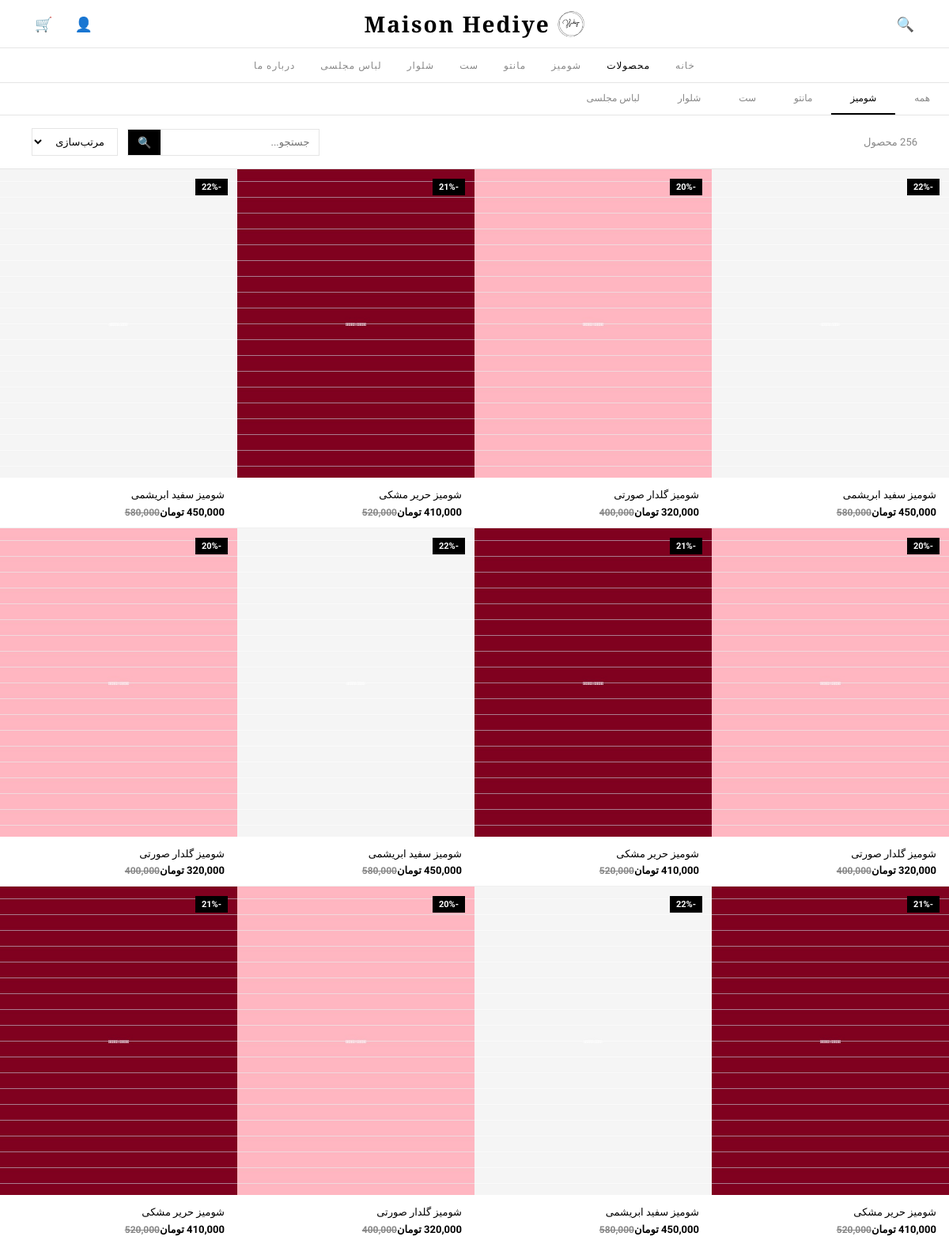
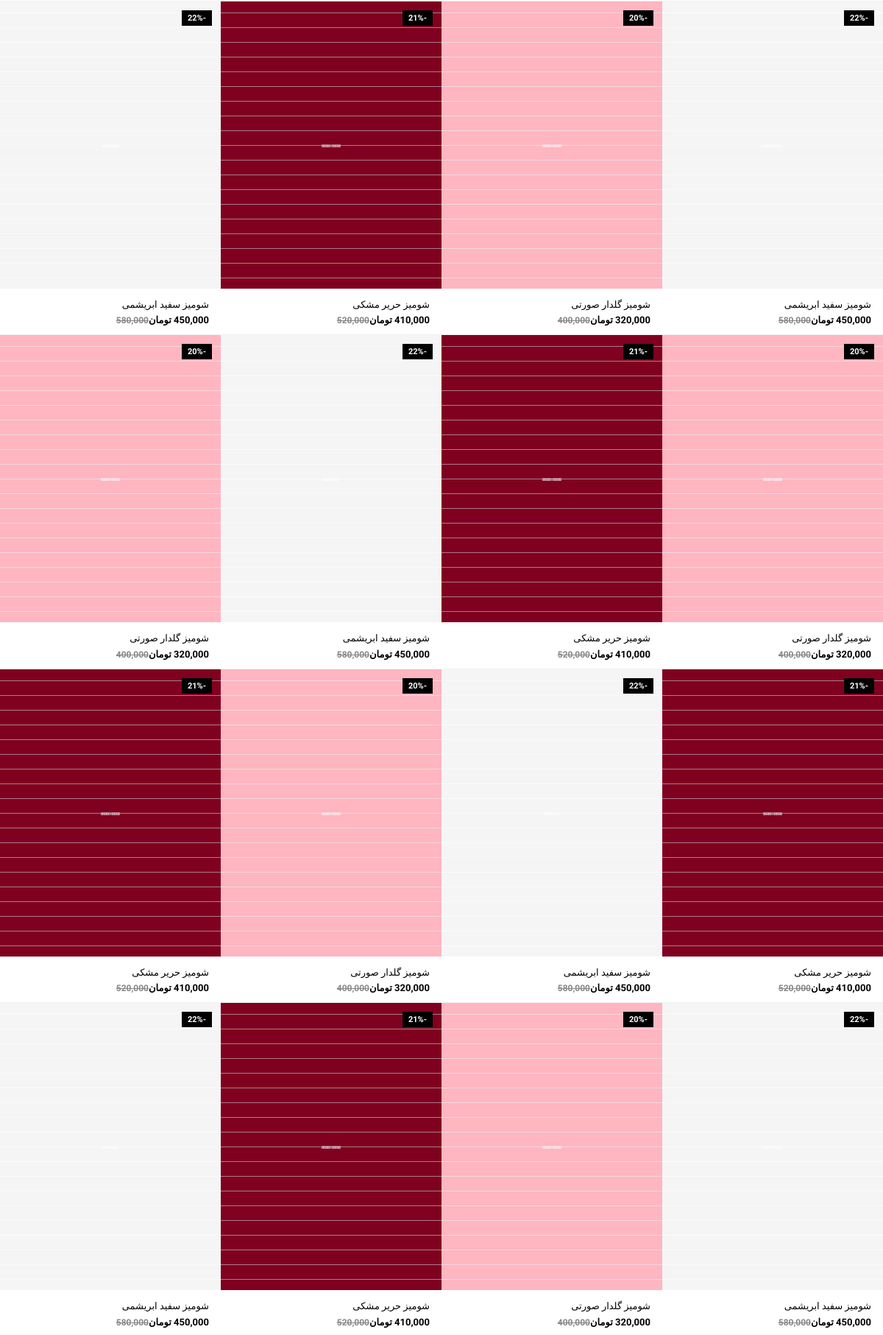
Page /products?category=blouse (upper part) on the committed database (2 pictures, top to bottom).
### tables this page shows
CREATE TABLE categories (
            id INTEGER PRIMARY KEY AUTOINCREMENT,
            name TEXT NOT NULL,
            name_en TEXT,
            slug TEXT UNIQUE NOT NULL,
            icon TEXT
        );

CREATE TABLE products (
            id INTEGER PRIMARY KEY AUTOINCREMENT,
            name TEXT NOT NULL,
            description TEXT,
            price INTEGER NOT NULL,
            old_price INTEGER,
            category_id INTEGER,
            image TEXT,
            sizes TEXT DEFAULT 'S,M,L,XL',
            colors TEXT,
            stock INTEGER DEFAULT 100,
            discount INTEGER DEFAULT 0,
            is_featured INTEGER DEFAULT 0,
            is_active INTEGER DEFAULT 1,
            rating REAL DEFAULT 4.5,
            reviews_count INTEGER DEFAULT 0,
            created_at TIMESTAMP DEFAULT CURRENT_TIMESTAMP,
            FOREIGN KEY (category_id) REFERENCES categories(id)
        );

### app.py (the view)
@app.route('/products')
def products_page():
    db = get_db()
    category = request.args.get('category', '')
    search = request.args.get('search', '')
    sort = request.args.get('sort', 'default')
    min_price = request.args.get('min_price', 0, type=int)
    max_price = request.args.get('max_price', 999999999, type=int)
    query = 'SELECT * FROM products WHERE is_active = 1'
    params = []
    if category:
        query += ' AND category_id = (SELECT id FROM categories WHERE slug = ?)'
        params.append(category)
    if search:
        query += ' AND name LIKE ?'
        params.append(f'%{search}%')
    if min_price > 0:
        query += ' AND price >= ?'
        params.append(min_price)
    if max_price < 999999999:
        query += ' AND price <= ?'
        params.append(max_price)
    if sort == 'cheapest':
        query += ' ORDER BY price ASC'
    elif sort == 'expensive':
        query += ' ORDER BY price DESC'
    elif sort == 'popular':
        query += ' ORDER BY reviews_count DESC'
    else:
        query += ' ORDER BY created_at DESC'
    products = db.execute(query, params).fetchall()
    categories = db.execute('SELECT * FROM categories').fetchall()
    settings = {row['key']: row['value'] for row in db.execute('SELECT * FROM settings').fetchall()}
    return render_template('products.html', products=products, categories=categories,
                         settings=settings, current_category=category, current_search=search)

### app.py (called while the page is built)
def get_db():
    if 'db' not in g:
        g.db = sqlite3.connect(app.config['DATABASE'])
        g.db.row_factory = sqlite3.Row
    return g.db

@app.after_request
def add_security_headers(response):
    response.headers['X-Content-Type-Options'] = 'nosniff'
    response.headers['X-Frame-Options'] = 'SAMEORIGIN'
    response.headers['X-XSS-Protection'] = '1; mode=block'
    return response

### templates/products.html (shortened to what this page needs)
<!DOCTYPE html><html lang="fa" dir="rtl"><head>
</head>
<body>
<header class="hdr">
<div class="hdr-top">
<div class="hdr-left"><a href="/" class="hdr-icon">🔍</a></div>
<div class="hdr-center"><a href="/" style="display:flex;align-items:center;gap:8px"><img src="/static/images/logo.jpg" alt="مزون هدیه" style="height:36px;border-radius:50%"><span class="logo-text">Maison Hediye</span></a></div>
<div class="hdr-right">
<a href="/login" class="hdr-icon">👤</a>
<a href="/cart" class="hdr-icon">🛒</a>
</div>
</div>
<div class="nav">
<a href="/">خانه</a>
<a href="/products" class="active">محصولات</a>
{% for cat in categories %}
<a href="/products?category={{ cat.slug }}">{{ cat.name }}</a>
{% endfor %}
<a href="/about">درباره ما</a>
</div>
</header>
<div class="cfilter">
<a href="/products" class="{% if not current_category %}active{% endif %}">همه</a>
{% for cat in categories %}
<a href="/products?category={{ cat.slug }}" class="{% if current_category == cat.slug %}active{% endif %}">{{ cat.name }}</a>
{% endfor %}
</div>
<div class="fbar">
<div class="fbar-count">{{ products|length }} محصول</div>
<div class="fbar-actions">
<div class="search-box">
<input type="text" placeholder="جستجو..." value="{{ current_search }}" id="searchInput">
<button onclick="doSearch()">🔍</button>
</div>
<select onchange="window.location.href='?sort='+this.value+'&category={{ current_category }}&search={{ current_search }}'">
<option value="default">مرتب‌سازی</option>
</select>
</div>
</div>
{% if products %}
<div class="pgrid">
{% for p in products %}
<a href="/product/{{ p.id }}" class="pcard">
<div class="pcard-img">
{% if p.image %}
<img src="{{ p.image }}" alt="{{ p.name }}" class="main">
{% else %}
<div style="position:absolute;inset:0;background:linear-gradient(135deg,#f0f0f0,#e0e0e0)"></div>
{% endif %}
{% if p.discount %}<div class="pcard-badge">-{{ p.discount }}%</div>{% endif %}
</div>
<div class="pcard-info">
<div class="pcard-name">{{ p.name }}</div>
<div class="pcard-price">{{ "{:,}".format(p.price) }} تومان{% if p.old_price %}<span class="pcard-old">{{ "{:,}".format(p.old_price) }}</span>{% endif %}</div>
</div>
</a>
{% endfor %}
</div>
{% else %}
<div class="empty">
<div class="empty-icon">🛍️</div>
<div>محصولی یافت نشد</div>
</div>
{% endif %}
</body></html>

### templates/products.html (style rules this page uses)
* { margin:0;padding:0;box-sizing:border-box }
body { font-family:'Vazirmatn',sans-serif;color:#000;background:#fff;-webkit-font-smoothing:antialiased }
a { color:inherit;text-decoration:none }
.hdr { position:sticky;top:0;z-index:100;background:#fff;border-bottom:1px solid #e5e5e5 }
.hdr-top { display:flex;align-items:center;justify-content:space-between;padding:0 40px;height:60px }
.hdr-left { display:flex;align-items:center;gap:24px }
.hdr-center { position:absolute;left:50%;transform:translateX(-50%) }
.hdr-right { display:flex;align-items:center;gap:20px }
.logo-text { font-family:'Cormorant Garamond',serif;font-size:28px;font-weight:600;letter-spacing:2px }
.hdr-icon { font-size:18px;cursor:pointer;padding:4px }
.nav { display:flex;justify-content:center;gap:32px;padding:0 40px;border-top:1px solid #e5e5e5;height:44px;align-items:center }
.nav a { font-size:12px;font-weight:500;letter-spacing:1px;color:#888;transition:color 0.2s }
.nav a:hover,.nav a.active { color:#000 }
.fbar { display:flex;align-items:center;justify-content:space-between;padding:16px 40px;border-bottom:1px solid #e5e5e5;flex-wrap:wrap;gap:12px }
.fbar-count { font-size:13px;color:#888 }
.fbar-actions { display:flex;gap:12px;align-items:center }
.fbar select,.fbar input { padding:8px 12px;border:1px solid #e5e5e5;font-family:inherit;font-size:13px;background:#fff;outline:none }
.search-box { display:flex;border:1px solid #e5e5e5 }
.search-box input { border:none;padding:8px 12px;font-family:inherit;font-size:13px;outline:none;width:200px }
.search-box button { background:#000;color:#fff;border:none;padding:8px 12px;cursor:pointer;font-size:14px }
.cfilter { display:flex;gap:0;border-bottom:1px solid #e5e5e5;overflow-x:auto;scrollbar-width:none }
.cfilter a { padding:12px 24px;font-size:12px;font-weight:500;color:#888;white-space:nowrap;border-bottom:2px solid transparent;transition:all 0.2s }
.cfilter a:hover,.cfilter a.active { color:#000;border-bottom-color:#000 }
.pgrid { display:grid;grid-template-columns:repeat(4,1fr);gap:0 }
.pcard { position:relative;cursor:pointer;border-bottom:1px solid #f0f0f0 }
.pcard-img { position:relative;padding-top:130%;overflow:hidden;background:#f5f5f5 }
.pcard-img img { position:absolute;inset:0;width:100%;height:100%;object-fit:cover;transition:opacity 0.4s }
.pcard-info { padding:12px 16px }
.pcard-name { font-size:13px;margin-bottom:4px;line-height:1.5 }
.pcard-price { font-size:13px;font-weight:600 }
.pcard-old { font-size:12px;color:#888;text-decoration:line-through;margin-left:8px }
.pcard-badge { position:absolute;top:12px;right:12px;font-size:11px;font-weight:600;padding:4px 8px;background:#000;color:#fff }

### rows in the picture
categories: name "شومیز"
categories: name "مانتو"
categories: name "ست"
categories: name "شلوار"
categories: name "لباس مجلسی"
products: image (picture), discount "22", name "شومیز سفید ابریشمی", price "450,000", old_price "580,000"
products: image (picture), discount "20", name "شومیز گلدار صورتی", price "320,000", old_price "400,000"
products: image (picture), discount "21", name "شومیز حریر مشکی", price "410,000", old_price "520,000"
products: image (picture), discount "22", name "شومیز سفید ابریشمی", price "450,000", old_price "580,000"
products: image (picture), discount "20", name "شومیز گلدار صورتی", price "320,000", old_price "400,000"
products: image (picture), discount "21", name "شومیز حریر مشکی", price "410,000", old_price "520,000"
products: image (picture), discount "22", name "شومیز سفید ابریشمی", price "450,000", old_price "580,000"
products: image (picture), discount "20", name "شومیز گلدار صورتی", price "320,000", old_price "400,000"
products: image (picture), discount "21", name "شومیز حریر مشکی", price "410,000", old_price "520,000"
products: image (picture), discount "22", name "شومیز سفید ابریشمی", price "450,000", old_price "580,000"
products: image (picture), discount "20", name "شومیز گلدار صورتی", price "320,000", old_price "400,000"
products: image (picture), discount "21", name "شومیز حریر مشکی", price "410,000", old_price "520,000"
products: image (picture), discount "22", name "شومیز سفید ابریشمی", price "450,000", old_price "580,000"
products: image (picture), discount "20", name "شومیز گلدار صورتی", price "320,000", old_price "400,000"
products: image (picture), discount "21", name "شومیز حریر مشکی", price "410,000", old_price "520,000"
products: image (picture), discount "22", name "شومیز سفید ابریشمی", price "450,000", old_price "580,000"
products: image (picture), discount "20", name "شومیز گلدار صورتی", price "320,000", old_price "400,000"
products: image (picture), discount "21", name "شومیز حریر مشکی", price "410,000", old_price "520,000"
products: image (picture), discount "22", name "شومیز سفید ابریشمی", price "450,000", old_price "580,000"
products: image (picture), discount "20", name "شومیز گلدار صورتی", price "320,000", old_price "400,000"
products: image (picture), discount "21", name "شومیز حریر مشکی", price "410,000", old_price "520,000"
products: image (picture), discount "22", name "شومیز سفید ابریشمی", price "450,000", old_price "580,000"
products: image (picture), discount "20", name "شومیز گلدار صورتی", price "320,000", old_price "400,000"
products: image (picture), discount "21", name "شومیز حریر مشکی", price "410,000", old_price "520,000"
products: image (picture), discount "22", name "شومیز سفید ابریشمی", price "450,000", old_price "580,000"
products: image (picture), discount "20", name "شومیز گلدار صورتی", price "320,000", old_price "400,000"
products: image (picture), discount "21", name "شومیز حریر مشکی", price "410,000", old_price "520,000"
products: image (picture), discount "22", name "شومیز سفید ابریشمی", price "450,000", old_price "580,000"

### other values in the picture
{{ products|length }} "256"
